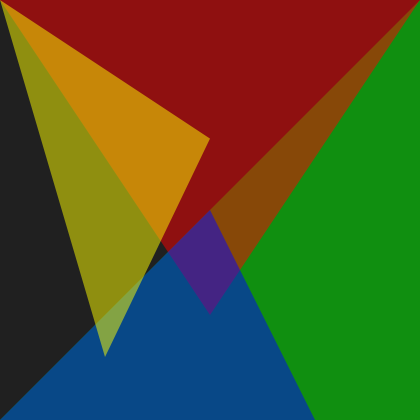
Frame 1 (no input)
Frame 60 (the mouse pressed at the canvas centre just before this capture): identical to frame 1, image omitted
Frame 120 (the mouse held since frame 60 and released just before this capture): identical to frame 1, image omitted

The Processing sketch that drew this single still picture (run headless with seeded random() and noise(); from frame 60 on, the mouse is pressed at the canvas centre):

// Processing sketch: sketch_03_03_triangle
// ── sketch_03_03_triangle.pde
void setup() {
  size(420, 420);
  background(32);
}

void draw() {
  background(32);
  noStroke();

  fill(0, 255, 0, 127);
  triangle(width, height, width, 0, 0, height);

  fill(255, 0, 0, 127);
  triangle(0, 0, width * 0.5, height * 0.75, width, 0);

  fill(0, 0, 255, 127);
  triangle(width * 0.75, height, width * 0.5, height * 0.5, 0, height);

  fill(255, 255, 0, 127);
  triangle(0,0, width * 0.5, height * 0.33, width * 0.25, height * 0.85);
}
